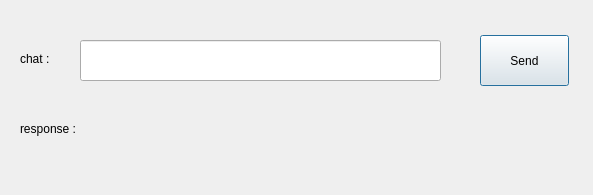
<?xml version="1.0" encoding="UTF-8"?>
<ui version="4.0">
 <class>Dialog</class>
 <widget class="QDialog" name="Dialog">
  <property name="geometry">
   <rect>
    <x>0</x>
    <y>0</y>
    <width>593</width>
    <height>195</height>
   </rect>
  </property>
  <property name="windowTitle">
   <string>Dialog</string>
  </property>
  <widget class="QLabel" name="label">
   <property name="geometry">
    <rect>
     <x>20</x>
     <y>50</y>
     <width>67</width>
     <height>17</height>
    </rect>
   </property>
   <property name="text">
    <string>chat : </string>
   </property>
  </widget>
  <widget class="QLineEdit" name="commandLine">
   <property name="geometry">
    <rect>
     <x>80</x>
     <y>40</y>
     <width>361</width>
     <height>41</height>
    </rect>
   </property>
   <property name="font">
    <font>
     <pointsize>13</pointsize>
    </font>
   </property>
   <property name="text">
    <string/>
   </property>
  </widget>
  <widget class="QPushButton" name="sendBtn">
   <property name="geometry">
    <rect>
     <x>480</x>
     <y>35</y>
     <width>89</width>
     <height>51</height>
    </rect>
   </property>
   <property name="text">
    <string>Send</string>
   </property>
  </widget>
  <widget class="QLabel" name="label_2">
   <property name="geometry">
    <rect>
     <x>20</x>
     <y>120</y>
     <width>81</width>
     <height>17</height>
    </rect>
   </property>
   <property name="text">
    <string>response : </string>
   </property>
  </widget>
  <widget class="QLabel" name="responseLine">
   <property name="geometry">
    <rect>
     <x>100</x>
     <y>110</y>
     <width>341</width>
     <height>41</height>
    </rect>
   </property>
   <property name="font">
    <font>
     <pointsize>13</pointsize>
    </font>
   </property>
   <property name="text">
    <string/>
   </property>
   <property name="alignment">
    <set>Qt::AlignRight|Qt::AlignTrailing|Qt::AlignVCenter</set>
   </property>
  </widget>
 </widget>
 <resources/>
 <connections/>
</ui>
